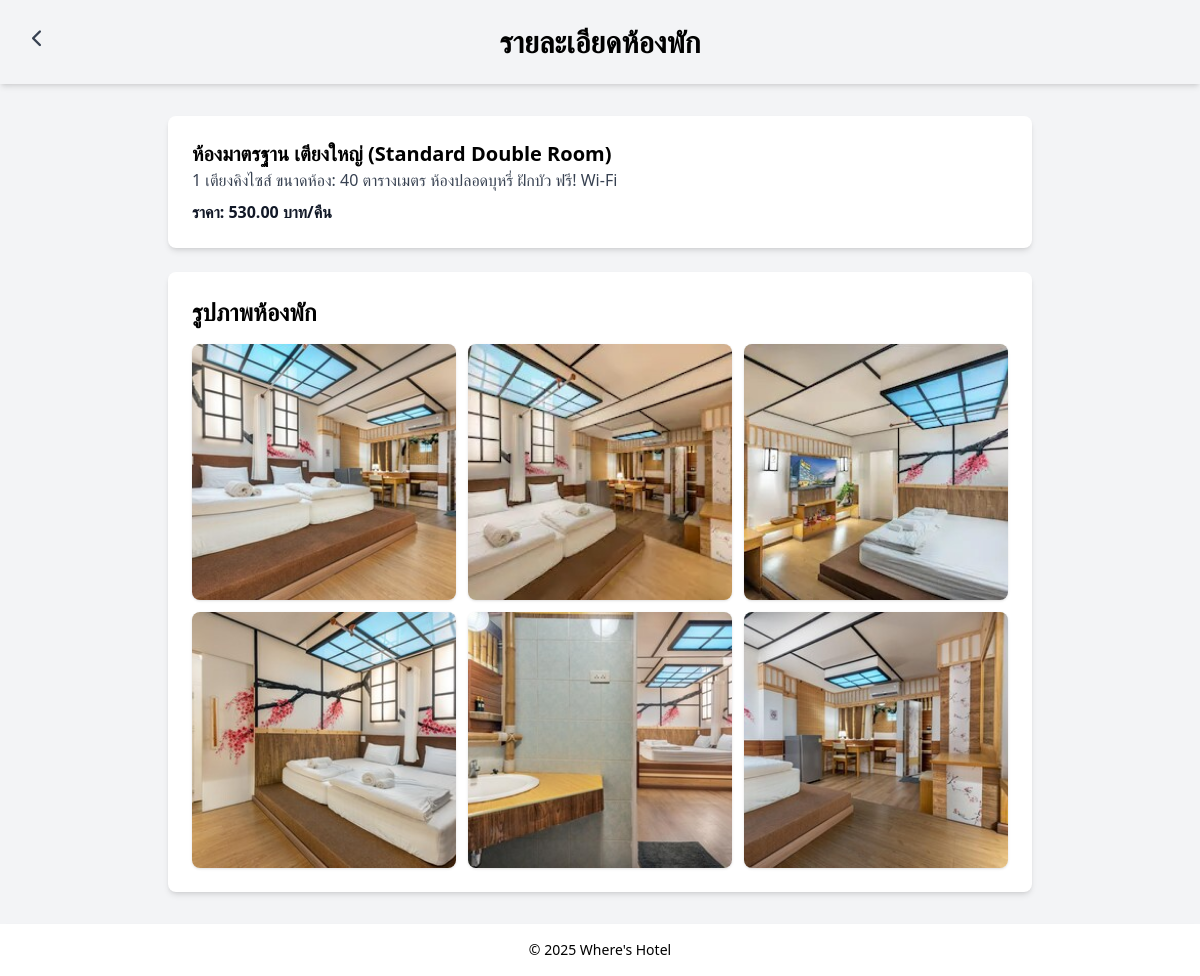
The app's page /src/room_detail.php?id=7 with its own data.
### tables this page shows
CREATE TABLE `hotel_rooms` (
  `hotel_room_id` int NOT NULL,
  `hotel_id` int NOT NULL,
  `room_name` text,
  `room_type_id` int NOT NULL,
  `room_price` decimal(10,2) NOT NULL,
  `room_description` text
);

CREATE TABLE `room_images` (
  `image_id` int NOT NULL,
  `hotel_room_id` int NOT NULL,
  `image_path` varchar(255) DEFAULT NULL,
  `is_primary` tinyint(1) DEFAULT '0'
);

### src/functions.php (called while the page is built, shortened)
<?php
function getRoomImagesByRoomId($roomId) {
    global $pdo;
    $stmt = $pdo->prepare("SELECT image_path FROM room_images WHERE hotel_room_id = :room_id");
    $stmt->execute(['room_id' => $roomId]);
    return $stmt->fetchAll(PDO::FETCH_ASSOC);
}
function getRoomDetailsById($room_id) {
    global $pdo;
    $stmt = $pdo->prepare("
        SELECT
            r.hotel_room_id,
            r.room_name,
            r.room_description,
            r.room_price,
            h.hotel_id,
            h.hotel_name,
            GROUP_CONCAT(ri.image_path SEPARATOR ',') AS image_paths
        FROM hotel_rooms r
        JOIN hotels h ON r.hotel_id = h.hotel_id
        LEFT JOIN room_images ri ON r.hotel_room_id = ri.hotel_room_id
        WHERE r.hotel_room_id = :room_id
        GROUP BY r.hotel_room_id
    ");
    $stmt->execute([':room_id' => $room_id]);
    $room = $stmt->fetch(PDO::FETCH_ASSOC);
    if ($room) {
        $room['image_paths'] = $room['image_paths'] ? explode(',', $room['image_paths']) : [];
    }
    return $room;
}
?>

### src/room_detail.php (the view, shortened to what this page needs)
<?php
include 'functions.php';
$room_id = $_GET['id'] ?? null;
$roomDetails = getRoomDetailsById($room_id);
$roomImages = getRoomImagesByRoomId($room_id);
?>
<!DOCTYPE html>
<html lang="th">
<head>
    <link rel="stylesheet" type="text/css" href="style.css">
    <link rel="stylesheet" href="https://cdn.jsdelivr.net/npm/swiper@9/swiper-bundle.min.css">
    <link rel="stylesheet" href="https://cdnjs.cloudflare.com/ajax/libs/font-awesome/6.6.0/css/all.min.css" />
</head>
<body class="bg-gray-100 flex flex-col min-h-screen">
<header class="w-full bg-gray-100 py-6 shadow-md">
    <h1 class="text-black text-3xl font-bold text-center">รายละเอียดห้องพัก</h1>
</header>
<main class="w-full max-w-4xl mx-auto mt-8 px-4 flex-grow">
    <div class="absolute top-6 left-4">
        <a href="javascript:history.back()" class="text-gray-700 font-bold text-lg px-4 py-2 rounded-lg hover:text-blue-600">
        <i class="fa-solid fa-chevron-left"></i>
        </a>
    </div>
    <div class="bg-white shadow-md rounded-lg p-6">
        <h2 class="text-xl font-semibold"><?= htmlspecialchars($roomDetails['room_name']) ?></h2>
        <p class="text-gray-700"><?= nl2br(htmlspecialchars($roomDetails['room_description'])) ?></p>
        <p class="text-gray-900 font-bold mt-2">ราคา: <?= number_format($roomDetails['room_price'], 2) ?> บาท/คืน</p>
    </div>
    <div class="bg-white shadow-md rounded-lg mt-6 p-6">
        <h3 class="text-2xl font-bold mb-4">รูปภาพห้องพัก</h3>
        <?php if (!empty($roomImages)): ?>
            <div class="grid grid-cols-3 gap-3">
                <?php foreach ($roomImages as $image): ?>
                    <div class="image-container">
                        <img src="<?= htmlspecialchars($image['image_path']) ?>" alt="Room Image" class="w-full h-64 object-cover rounded-lg shadow">
                    </div>
                <?php endforeach; ?>
            </div>
        <?php else: ?>
            <p class="text-gray-700">ไม่มีรูปภาพสำหรับห้องพักนี้</p>
        <?php endif; ?>
    </div>
</main>
<footer class="w-full bg-white py-4 mt-8 shadow-md">
    <p class="text-black text-center text-sm">
        &copy; 2025 <a href="index.php" class="text-black hover:font-semibold">Where's Hotel</a>
    </p>
</footer>
</body>
</html>

### src/style.css (style rules this page uses)
html, :host { line-height: 1.5; -webkit-text-size-adjust: 100%; -moz-tab-size: 4; -o-tab-size: 4; tab-size: 4; font-family: ui-sans-serif, system-ui, sans-serif, "Apple Color Emoji", "Segoe UI Emoji", "Segoe UI Symbol", "Noto Color Emoji"; font-feature-settings: normal; font-variation-settings: normal; -webkit-tap-highlight-color: transparent; }
body { margin: 0; line-height: inherit; }
h1, h2, h3, h4, h5, h6 { font-size: inherit; font-weight: inherit; }
a { color: inherit; text-decoration: inherit; }
blockquote, dl, dd, h1, h2, h3, h4, h5, h6, hr, figure, p, pre { margin: 0; }
img, svg, video, canvas, audio, iframe, embed, object { display: block; vertical-align: middle; }
img, video { max-width: 100%; height: auto; }
.absolute { position: absolute; }
.left-4 { left: 1rem; }
.top-6 { top: 1.5rem; }
.mx-auto { margin-left: auto; margin-right: auto; }
.mb-4 { margin-bottom: 1rem; }
.mt-2 { margin-top: 0.5rem; }
.mt-6 { margin-top: 1.5rem; }
.mt-8 { margin-top: 2rem; }
.flex { display: flex; }
.grid { display: grid; }
.h-64 { height: 16rem; }
.min-h-screen { min-height: 100vh; }
.w-full { width: 100%; }
.max-w-4xl { max-width: 56rem; }
.flex-grow { flex-grow: 1; }
.grid-cols-3 { grid-template-columns: repeat(3, minmax(0, 1fr)); }
.flex-col { flex-direction: column; }
.gap-3 { gap: 0.75rem; }
.rounded-lg { border-radius: 0.5rem; }
.bg-gray-100 { --tw-bg-opacity: 1; background-color: rgb(243 244 246 / var(--tw-bg-opacity, 1)); }
.bg-white { --tw-bg-opacity: 1; background-color: rgb(255 255 255 / var(--tw-bg-opacity, 1)); }
.object-cover { -o-object-fit: cover; object-fit: cover; }
.p-6 { padding: 1.5rem; }
.px-4 { padding-left: 1rem; padding-right: 1rem; }
.py-2 { padding-top: 0.5rem; padding-bottom: 0.5rem; }
.py-4 { padding-top: 1rem; padding-bottom: 1rem; }
.py-6 { padding-top: 1.5rem; padding-bottom: 1.5rem; }
.text-center { text-align: center; }
.text-2xl { font-size: 1.5rem; line-height: 2rem; }
.text-3xl { font-size: 1.875rem; line-height: 2.25rem; }
.text-lg { font-size: 1.125rem; line-height: 1.75rem; }
.text-sm { font-size: 0.875rem; line-height: 1.25rem; }
.text-xl { font-size: 1.25rem; line-height: 1.75rem; }
.font-bold { font-weight: 700; }
.font-semibold { font-weight: 600; }
.text-black { --tw-text-opacity: 1; color: rgb(0 0 0 / var(--tw-text-opacity, 1)); }
.text-gray-700 { --tw-text-opacity: 1; color: rgb(55 65 81 / var(--tw-text-opacity, 1)); }
.text-gray-900 { --tw-text-opacity: 1; color: rgb(17 24 39 / var(--tw-text-opacity, 1)); }
.shadow { --tw-shadow: 0 1px 3px 0 rgb(0 0 0 / 0.1), 0 1px 2px -1px rgb(0 0 0 / 0.1); --tw-shadow-colored: 0 1px 3px 0 var(--tw-shadow-color), 0 1px 2px -1px var(--tw-shadow-color); box-shadow: var(--tw-ring-offset-shadow, 0 0 #0000), var(--tw-ring-shadow, 0 0 #0000), var(--tw-shadow); }
.shadow-md { --tw-shadow: 0 4px 6px -1px rgb(0 0 0 / 0.1), 0 2px 4px -2px rgb(0 0 0 / 0.1); --tw-shadow-colored: 0 4px 6px -1px var(--tw-shadow-color), 0 2px 4px -2px var(--tw-shadow-color); box-shadow: var(--tw-ring-offset-shadow, 0 0 #0000), var(--tw-ring-shadow, 0 0 #0000), var(--tw-shadow); }

### src/room_detail.php (style rules this page uses)
.image-container img { transition: transform 0.3s ease-in-out; }

### records on screen
hotel_rooms: room_name "ห้องมาตรฐาน เตียงใหญ่ (Standard Double Room)", room_description "1 เตียงคิงไซส์ ขนาดห้อง: 40 ตารางเมตร ห้องปลอดบุหรี่ ฝักบัว ฟรี! Wi-Fi", room_price "530.00"
room_images: image_path (picture)
room_images: image_path (picture)
room_images: image_path (picture)
room_images: image_path (picture)
room_images: image_path (picture)
room_images: image_path (picture)
